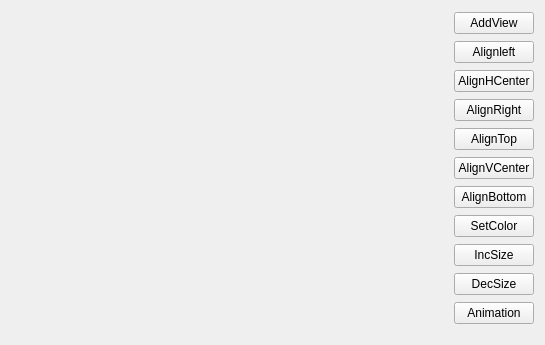
<?xml version="1.0" encoding="UTF-8"?>
<ui version="4.0">
 <class>MainView</class>
 <widget class="QWidget" name="MainView">
  <property name="geometry">
   <rect>
    <x>0</x>
    <y>0</y>
    <width>545</width>
    <height>345</height>
   </rect>
  </property>
  <property name="windowTitle">
   <string>Form</string>
  </property>
  <layout class="QHBoxLayout" name="horizontalLayout" stretch="1,0">
   <item>
    <layout class="QVBoxLayout" name="verticalLayout"/>
   </item>
   <item>
    <layout class="QVBoxLayout" name="verticalLayout_2">
     <item>
      <widget class="QPushButton" name="btn_add_view">
       <property name="text">
        <string>AddView</string>
       </property>
      </widget>
     </item>
     <item>
      <widget class="QPushButton" name="btn_align_left">
       <property name="text">
        <string>Alignleft</string>
       </property>
      </widget>
     </item>
     <item>
      <widget class="QPushButton" name="btn_align_hcenter">
       <property name="text">
        <string>AlignHCenter</string>
       </property>
      </widget>
     </item>
     <item>
      <widget class="QPushButton" name="btn_align_right">
       <property name="text">
        <string>AlignRight</string>
       </property>
      </widget>
     </item>
     <item>
      <widget class="QPushButton" name="btn_align_top">
       <property name="text">
        <string>AlignTop</string>
       </property>
      </widget>
     </item>
     <item>
      <widget class="QPushButton" name="btn_align_vcenter">
       <property name="text">
        <string>AlignVCenter</string>
       </property>
      </widget>
     </item>
     <item>
      <widget class="QPushButton" name="btn_align_bottom">
       <property name="text">
        <string>AlignBottom</string>
       </property>
      </widget>
     </item>
     <item>
      <widget class="QPushButton" name="btn_text_color">
       <property name="text">
        <string>SetColor</string>
       </property>
      </widget>
     </item>
     <item>
      <widget class="QPushButton" name="btn_text_incsize">
       <property name="text">
        <string>IncSize</string>
       </property>
      </widget>
     </item>
     <item>
      <widget class="QPushButton" name="btn_text_decsize">
       <property name="text">
        <string>DecSize</string>
       </property>
      </widget>
     </item>
     <item>
      <widget class="QPushButton" name="btn_animation">
       <property name="text">
        <string>Animation</string>
       </property>
      </widget>
     </item>
    </layout>
   </item>
  </layout>
 </widget>
 <resources/>
 <connections/>
</ui>
